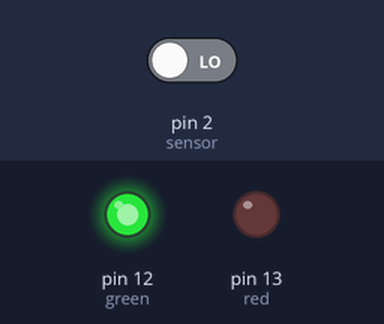
This sketch was run on a simulated Arduino Uno, built with avr-gcc and run on an emulated ATmega328P. Shown: output pins drawn as LEDs (lit = HIGH). The test bench sets the inputs (shaded band); at power-on: pin 2 (sensor) LOW.

Above: at 1.8 s.
1.9 s: pin 2 (sensor) driven HIGH
At 2.7 s:
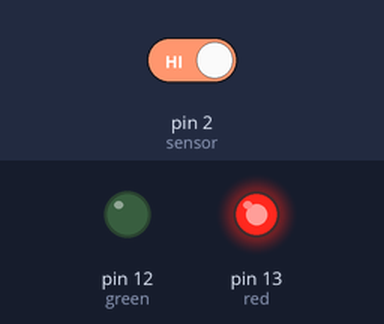
3.5 s: pin 2 (sensor) driven LOW
At 3.8 s:
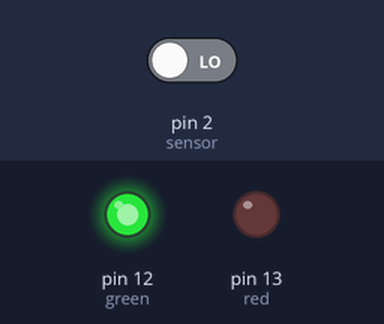
Timing chart, 0 to 6.5 s (numbered marks = the images above; inputs shaded):
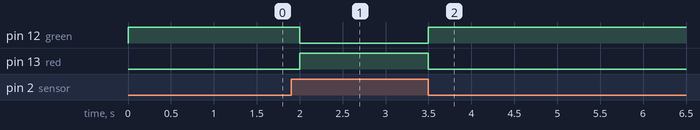

The sketch:

toiletlight.ino
```cpp
const int red = 13;
const int green = 12;
const int sensor = 2;


void setup(){
  //Serial.begin(9600);
  pinMode(red, OUTPUT);
  pinMode(green, OUTPUT);
  pinMode(sensor, INPUT);
}

void loop(){
  int sensorState = digitalRead(sensor);
  digitalWrite(red, sensorState);
  digitalWrite(green, !sensorState);
  delay(500);
}
```

Measured:
- after the input at 1.9 s, pin 12 (green): HIGH → LOW after 0.10 s; pin 13 (red): LOW → HIGH after 0.10 s
- after the input at 3.5 s, pin 12 (green): LOW → HIGH at once; pin 13 (red): HIGH → LOW at once
